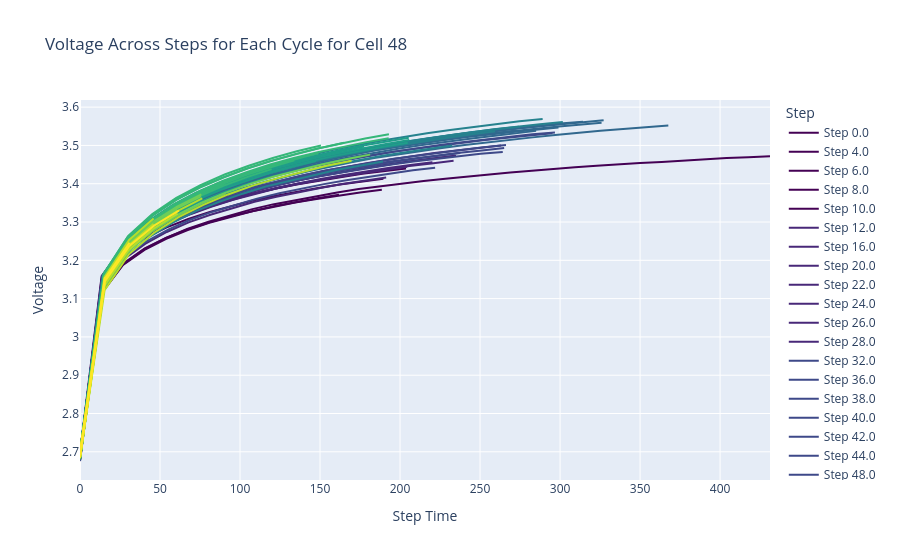

Notebook code for this chart:
### Code cell
# 48
# Cell 48
# Normalize the step to a range from 0 to 1 for color selection
steps = nasa[nasa['Cell'] == 48]['Step'].unique()
max_step = max(steps)

# Create a figure
fig = go.Figure()

# Add a line trace for each unique step
for step in steps:
    step_data = nasa[(nasa['Cell'] == 48) & (nasa['Step'] == step)]
    
    # Select a color from the Viridis color scale based on the normalized step value
    color = px.colors.sequential.Viridis[round((step / max_step) * (len(px.colors.sequential.Viridis) - 1))]
    
    fig.add_trace(
        go.Scatter(
            x=step_data['Step_Time'],
            y=step_data['Voltage'],
            mode='lines',
            name=f'Step {step}',
            line=dict(color=color),
            hoverinfo="text+name",
        )
    )

# Customize layout
fig.update_layout(
    title="Voltage Across Steps for Each Cycle for Cell 48",
    xaxis_title="Step Time",
    yaxis_title="Voltage",
    legend_title="Step"
)

# Show the plot
fig.show()
